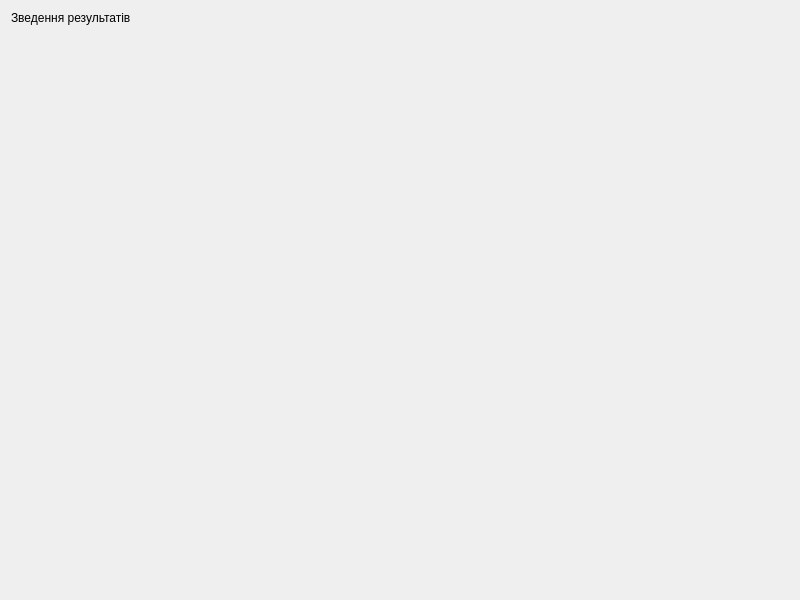
<?xml version="1.0" encoding="UTF-8"?>
<ui version="4.0">
 <class>PerformanceChartDialog</class>
 <widget class="QDialog" name="PerformanceChartDialog">
  <property name="geometry">
   <rect>
    <x>0</x>
    <y>0</y>
    <width>800</width>
    <height>600</height>
   </rect>
  </property>
  <property name="windowTitle">
   <string>Ефективність аналізу</string>
  </property>
  <layout class="QVBoxLayout" name="verticalLayout">
   <item>
    <widget class="QLabel" name="labelSummary">
     <property name="text">
      <string>Зведення результатів</string>
     </property>
     <property name="alignment">
      <set>Qt::AlignLeading|Qt::AlignLeft|Qt::AlignTop</set>
     </property>
     <property name="wordWrap">
      <bool>true</bool>
     </property>
    </widget>
   </item>
   <item>
    <widget class="QChartView" name="chartViewTime" native="true"/>
   </item>
   <item>
    <widget class="QChartView" name="chartViewSpeedup" native="true"/>
   </item>
  </layout>
 </widget>
 <customwidgets>
  <customwidget>
   <class>QChartView</class>
   <extends>QWidget</extends>
   <header>QtCharts/QChartView</header>
   <container>1</container>
  </customwidget>
 </customwidgets>
 <resources/>
 <connections/>
</ui>
